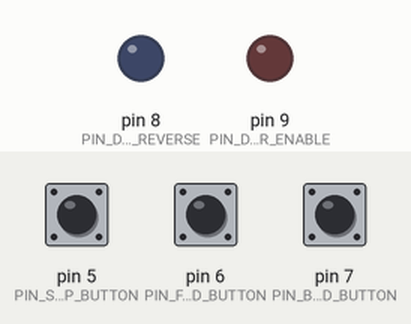
Simulated run of this sketch. Board: Arduino Nano, built with avr-gcc and run on an emulated ATmega328P. Parts: output pins drawn as LEDs (lit = HIGH). The test bench sets the inputs (shaded band); at power-on: pin 6 (PIN_FORWARD_BUTTON) HIGH, pin 7 (PIN_BACKWARD_BUTTON) HIGH, pin 5 (PIN_STOP_BUTTON) HIGH.

Above: at 1.2 s.
1.3 s: pin 6 (PIN_FORWARD_BUTTON) pulled LOW for 0.15 s
At 2.3 s:
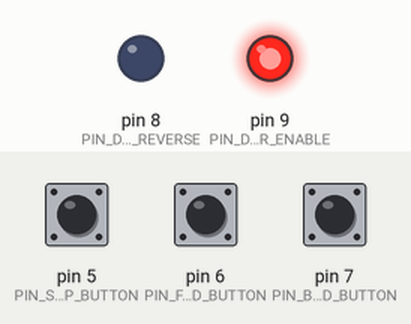
2.9 s: pin 7 (PIN_BACKWARD_BUTTON) pulled LOW for 0.15 s
At 3.5 s:
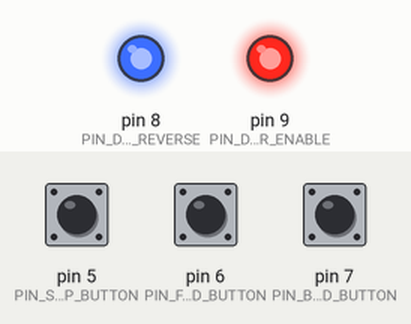
4.5 s: pin 5 (PIN_STOP_BUTTON) pulled LOW for 0.15 s
At 4.8 s:
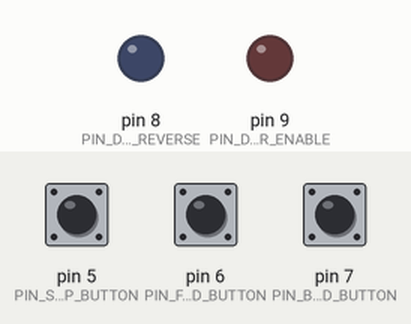
6.1 s: pin 6 (PIN_FORWARD_BUTTON) pulled LOW for 1 s
At 7.2 s:
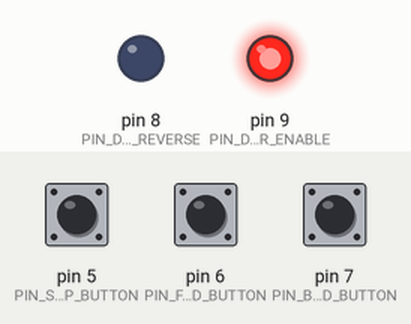
Timing chart, 0 to 9.1 s (numbered marks = the images above; inputs shaded):
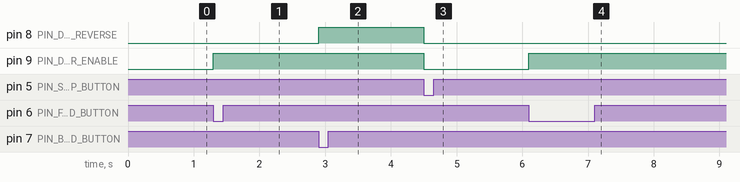

Measured:
- after the input at 1.3 s, pin 9 (PIN_DRIVER_ENABLE): LOW → HIGH at once
- after the input at 2.9 s, pin 8 (PIN_DRIVER_REVERSE): LOW → HIGH at once
- after the input at 4.5 s, pin 8 (PIN_DRIVER_REVERSE), pin 9 (PIN_DRIVER_ENABLE): HIGH → LOW at once
- after the input at 6.1 s, pin 9 (PIN_DRIVER_ENABLE): LOW → HIGH at once

The sketch:

task_6.ino
```cpp
#define PIN_DRIVER_ENABLE (9)
#define PIN_DRIVER_REVERSE (8)

#define PIN_FORWARD_BUTTON (6)
#define PIN_BACKWARD_BUTTON (7)
#define PIN_STOP_BUTTON (5)

class Button {
	public:
		using FunctionType = void(*)();

	private:
		uint8_t m_dpin;
		FunctionType m_cb;
		unsigned long m_bounced = 0;
		bool m_prev_state = false;

	public:
		static const int debounce_time = 50;

		Button() = delete;
		Button(int buttonPin, FunctionType callback) {
			this->m_dpin = buttonPin;
			this->m_cb = callback;
		}

		void update() {

			const auto nextState = !digitalRead(this->m_dpin);
			if (this->m_prev_state == nextState) {
				return;
			}

			const auto mill_now = millis();
			if (this->m_bounced + debounce_time < mill_now) {
				this->m_cb();
			}

			this->m_bounced = millis();
		}
};

void setup() {

	pinMode(PIN_DRIVER_ENABLE, OUTPUT);
	pinMode(PIN_DRIVER_REVERSE, OUTPUT);

	pinMode(PIN_FORWARD_BUTTON, INPUT_PULLUP);
	pinMode(PIN_BACKWARD_BUTTON, INPUT_PULLUP);
	pinMode(PIN_STOP_BUTTON, INPUT_PULLUP);
}

void callback_forward() {
	digitalWrite(PIN_DRIVER_ENABLE, HIGH);
	digitalWrite(PIN_DRIVER_REVERSE, LOW);
}

void callback_backward() {
	digitalWrite(PIN_DRIVER_ENABLE, HIGH);
	digitalWrite(PIN_DRIVER_REVERSE, HIGH);
}
void callback_stop() {
	digitalWrite(PIN_DRIVER_ENABLE, LOW);
	digitalWrite(PIN_DRIVER_REVERSE, LOW);
}

Button btn_push_sensor(PIN_FORWARD_BUTTON, &callback_forward);
Button btn_start(PIN_BACKWARD_BUTTON, &callback_backward);
Button btn_stop(PIN_STOP_BUTTON, &callback_stop);

void loop() {
	btn_push_sensor.update();
	btn_start.update();
	btn_stop.update();
}
```
